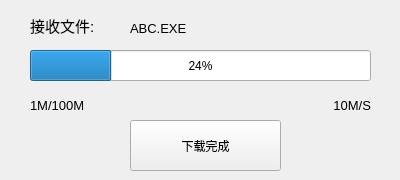
<?xml version="1.0" encoding="UTF-8"?>
<ui version="4.0">
 <class>RecieveFileForm</class>
 <widget class="QWidget" name="RecieveFileForm">
  <property name="geometry">
   <rect>
    <x>0</x>
    <y>0</y>
    <width>400</width>
    <height>180</height>
   </rect>
  </property>
  <property name="windowTitle">
   <string>Form</string>
  </property>
  <widget class="QProgressBar" name="progressBar">
   <property name="geometry">
    <rect>
     <x>30</x>
     <y>50</y>
     <width>341</width>
     <height>31</height>
    </rect>
   </property>
   <property name="value">
    <number>24</number>
   </property>
  </widget>
  <widget class="QLabel" name="label">
   <property name="geometry">
    <rect>
     <x>30</x>
     <y>10</y>
     <width>91</width>
     <height>31</height>
    </rect>
   </property>
   <property name="font">
    <font>
     <pointsize>11</pointsize>
    </font>
   </property>
   <property name="text">
    <string>接收文件:</string>
   </property>
  </widget>
  <widget class="QLabel" name="downloadedLb">
   <property name="geometry">
    <rect>
     <x>30</x>
     <y>90</y>
     <width>161</width>
     <height>31</height>
    </rect>
   </property>
   <property name="font">
    <font>
     <pointsize>10</pointsize>
    </font>
   </property>
   <property name="text">
    <string>1M/100M</string>
   </property>
  </widget>
  <widget class="QLabel" name="speedLb">
   <property name="geometry">
    <rect>
     <x>210</x>
     <y>90</y>
     <width>161</width>
     <height>31</height>
    </rect>
   </property>
   <property name="font">
    <font>
     <pointsize>10</pointsize>
    </font>
   </property>
   <property name="text">
    <string>10M/S</string>
   </property>
   <property name="alignment">
    <set>Qt::AlignRight|Qt::AlignTrailing|Qt::AlignVCenter</set>
   </property>
  </widget>
  <widget class="QLabel" name="filenameLb">
   <property name="geometry">
    <rect>
     <x>130</x>
     <y>20</y>
     <width>241</width>
     <height>17</height>
    </rect>
   </property>
   <property name="font">
    <font>
     <pointsize>10</pointsize>
    </font>
   </property>
   <property name="text">
    <string>ABC.EXE</string>
   </property>
  </widget>
  <widget class="QPushButton" name="finishBt">
   <property name="geometry">
    <rect>
     <x>130</x>
     <y>120</y>
     <width>151</width>
     <height>51</height>
    </rect>
   </property>
   <property name="text">
    <string>下载完成</string>
   </property>
  </widget>
 </widget>
 <resources/>
 <connections/>
</ui>
